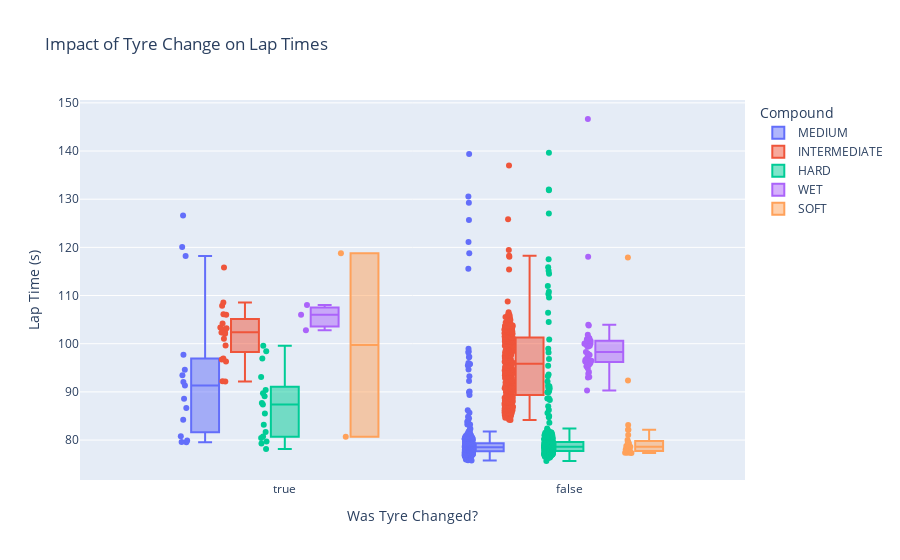

The code cell stored with this chart in its notebook:
### Code cell
fig = px.box(merged_df,
             x="TireChange",
             y="LapTime_sec",
             color="Compound",
             title="Impact of Tyre Change on Lap Times",
             labels={"TireChange": "Was Tyre Changed?", "LapTime_sec": "Lap Time (s)"},
             points="all")
fig.show()

### Figure 1 — Plotly figure (JSON) as saved in the notebook; plotly's stock layout.template omitted (floating-point values rounded to 4 significant figures; data arrays with more than 128 entries replaced by an {"elided": "..."} marker saying what was removed)
{"data": [{"alignmentgroup": "True", "boxpoints": "all", "hovertemplate": "Compound=MEDIUM<br>Was Tyre Changed?=%{x}<br>Lap Time (s)=%{y}<extra></extra>", "legendgroup": "MEDIUM", "marker": {"color": "#636efa"}, "name": "MEDIUM", "notched": false, "offsetgroup": "MEDIUM", "orientation": "v", "showlegend": true, "type": "box", "x": {"elided": "374 bool values"}, "x0": " ", "xaxis": "x", "y": {"elided": "374 float values"}, "y0": " ", "yaxis": "y"}, {"alignmentgroup": "True", "boxpoints": "all", "hovertemplate": "Compound=INTERMEDIATE<br>Was Tyre Changed?=%{x}<br>Lap Time (s)=%{y}<extra></extra>", "legendgroup": "INTERMEDIATE", "marker": {"color": "#EF553B"}, "name": "INTERMEDIATE", "notched": false, "offsetgroup": "INTERMEDIATE", "orientation": "v", "showlegend": true, "type": "box", "x": {"elided": "399 bool values"}, "x0": " ", "xaxis": "x", "y": {"elided": "399 float values"}, "y0": " ", "yaxis": "y"}, {"alignmentgroup": "True", "boxpoints": "all", "hovertemplate": "Compound=HARD<br>Was Tyre Changed?=%{x}<br>Lap Time (s)=%{y}<extra></extra>", "legendgroup": "HARD", "marker": {"color": "#00cc96"}, "name": "HARD", "notched": false, "offsetgroup": "HARD", "orientation": "v", "showlegend": true, "type": "box", "x": {"elided": "667 bool values"}, "x0": " ", "xaxis": "x", "y": {"elided": "667 float values"}, "y0": " ", "yaxis": "y"}, {"alignmentgroup": "True", "boxpoints": "all", "hovertemplate": "Compound=WET<br>Was Tyre Changed?=%{x}<br>Lap Time (s)=%{y}<extra></extra>", "legendgroup": "WET", "marker": {"color": "#ab63fa"}, "name": "WET", "notched": false, "offsetgroup": "WET", "orientation": "v", "showlegend": true, "type": "box", "x": [true, false, false, false, false, false, false, false, false, false, false, false, false, true, false, false, false, false, false, false, false, false, false, false, false, false, false, false, true, false, false, false, false, false, false, false, false, false, false, false, false, false, false, false, false], "x0": " ", "xaxis": "x", "y": [106.0, 100.6, 101.1, 101.2, 99.63, 99.41, 97.11, 97.67, 96.45, 95.96, 96.3, 95.71, 118.1, 108.0, 146.6, 103.8, 100.6, 101.2, 99.79, 100.0, 100.0, 100.7, 97.78, 100.1, 103.9, 99.41, 101.9, null, 102.8, 99.56, 98.29, 97.97, 97.63, 96.65, 96.3, 95.66, 96.66, 95.3, 100.9, 93.74, 92.99, 93.11, 94.92, 94.15, 90.26], "y0": " ", "yaxis": "y"}, {"alignmentgroup": "True", "boxpoints": "all", "hovertemplate": "Compound=SOFT<br>Was Tyre Changed?=%{x}<br>Lap Time (s)=%{y}<extra></extra>", "legendgroup": "SOFT", "marker": {"color": "#FFA15A"}, "name": "SOFT", "notched": false, "offsetgroup": "SOFT", "orientation": "v", "showlegend": true, "type": "box", "x": [true, false, false, false, false, false, false, false, false, false, false, false, false, false, false, false, false, false, false, false, false, false, false, false, false, false, false, false, false, true], "x0": " ", "xaxis": "x", "y": [80.68, 77.89, 78.03, 77.88, 77.74, 77.75, 77.53, 77.49, 77.3, 77.34, 77.67, 78.64, 77.37, 77.38, 80.02, 81.03, 79.47, 78.52, 78.62, 78.77, 82.12, 79.62, 79.03, 78.91, 79.21, 82.13, 83.12, 92.39, 117.9, 118.8], "y0": " ", "yaxis": "y"}], "layout": {"boxmode": "group", "legend": {"title": {"text": "Compound"}, "tracegroupgap": 0}, "title": {"text": "Impact of Tyre Change on Lap Times"}, "xaxis": {"anchor": "y", "domain": [0, 1], "title": {"text": "Was Tyre Changed?"}}, "yaxis": {"anchor": "x", "domain": [0, 1], "title": {"text": "Lap Time (s)"}}}}
